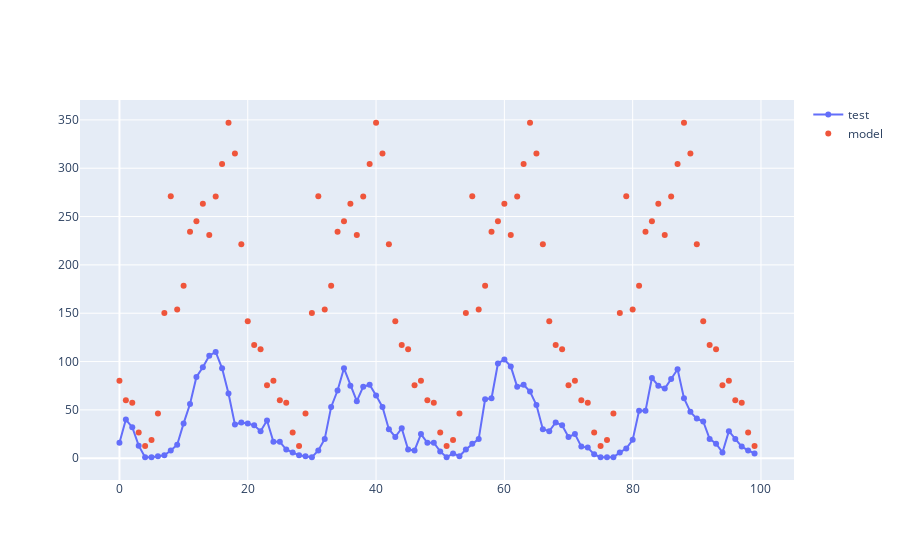

Notebook code cell kept with this figure:
### Code cell
Y_pr[df_weekend['weekend'] == 1]
fig = go.Figure()
fig.add_trace(go.Scatter(y= Y[df_weekend['weekend'] == 1].reshape(-1)[:100], mode='lines+markers', name='test'))
fig.add_trace(go.Scatter(y= Y_pr[df_weekend['weekend'] == 1].reshape(-1)[:100], mode='markers', name='model'))
fig.show()
